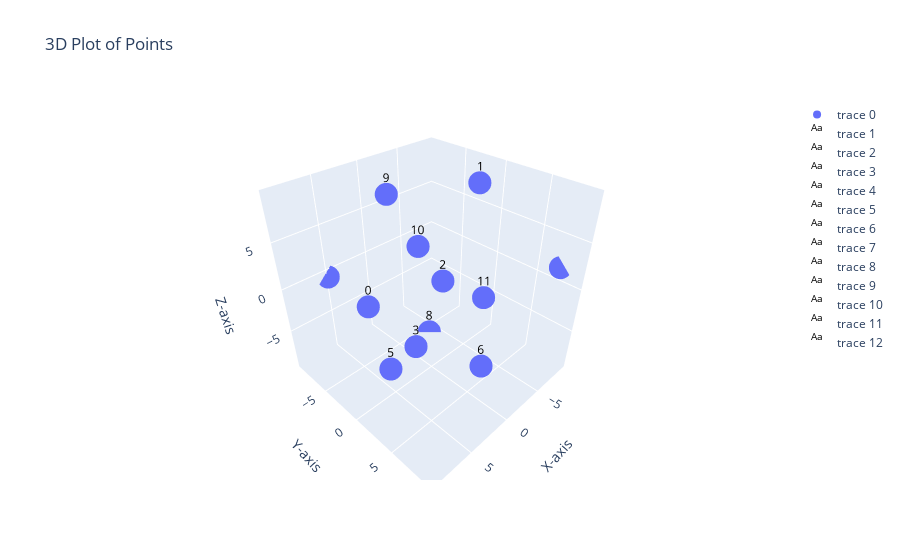

Write notebook code for a chart like this one.
### Code cell
file_name="couplings_12_0"
dab=load_d(file_name)
mapData(dab)

### Figure 1 — Plotly figure (JSON) as saved in the notebook; plotly's stock layout.template omitted (floating-point values rounded to 4 significant figures)
{"data": [{"mode": "markers", "type": "scatter3d", "x": [6.929, -4.292, 3.942, 6.218, 5.012, 4.173, 1.137, -9.567, -3.767, 1.612, -4.62, -6.778], "y": [-0.5516, 1.438, 5.108, 4.423, -9.616, -1.651, 7.217, 7.478, -4.186, -3.859, -6.721, 0.919], "z": [1.497, 9.69, 5.372, -0.1942, -0.6923, -8.439, -3.952, 1.547, -9.86, 8.832, 0.08212, -3.881]}, {"hoverinfo": "none", "mode": "text", "text": "0", "textfont": {"color": "black", "size": 12}, "type": "scatter3d", "x": [6.929], "y": [-0.5516], "z": [1.497]}, {"hoverinfo": "none", "mode": "text", "text": "1", "textfont": {"color": "black", "size": 12}, "type": "scatter3d", "x": [-4.292], "y": [1.438], "z": [9.69]}, {"hoverinfo": "none", "mode": "text", "text": "2", "textfont": {"color": "black", "size": 12}, "type": "scatter3d", "x": [3.942], "y": [5.108], "z": [5.372]}, {"hoverinfo": "none", "mode": "text", "text": "3", "textfont": {"color": "black", "size": 12}, "type": "scatter3d", "x": [6.218], "y": [4.423], "z": [-0.1942]}, {"hoverinfo": "none", "mode": "text", "text": "4", "textfont": {"color": "black", "size": 12}, "type": "scatter3d", "x": [5.012], "y": [-9.616], "z": [-0.6923]}, {"hoverinfo": "none", "mode": "text", "text": "5", "textfont": {"color": "black", "size": 12}, "type": "scatter3d", "x": [4.173], "y": [-1.651], "z": [-8.439]}, {"hoverinfo": "none", "mode": "text", "text": "6", "textfont": {"color": "black", "size": 12}, "type": "scatter3d", "x": [1.137], "y": [7.217], "z": [-3.952]}, {"hoverinfo": "none", "mode": "text", "text": "7", "textfont": {"color": "black", "size": 12}, "type": "scatter3d", "x": [-9.567], "y": [7.478], "z": [1.547]}, {"hoverinfo": "none", "mode": "text", "text": "8", "textfont": {"color": "black", "size": 12}, "type": "scatter3d", "x": [-3.767], "y": [-4.186], "z": [-9.86]}, {"hoverinfo": "none", "mode": "text", "text": "9", "textfont": {"color": "black", "size": 12}, "type": "scatter3d", "x": [1.612], "y": [-3.859], "z": [8.832]}, {"hoverinfo": "none", "mode": "text", "text": "10", "textfont": {"color": "black", "size": 12}, "type": "scatter3d", "x": [-4.62], "y": [-6.721], "z": [0.08212]}, {"hoverinfo": "none", "mode": "text", "text": "11", "textfont": {"color": "black", "size": 12}, "type": "scatter3d", "x": [-6.778], "y": [0.919], "z": [-3.881]}], "layout": {"scene": {"aspectmode": "cube", "xaxis": {"range": [-9.86, 9.86], "title": {"text": "X-axis"}}, "yaxis": {"range": [-9.86, 9.86], "title": {"text": "Y-axis"}}, "zaxis": {"range": [-9.86, 9.86], "title": {"text": "Z-axis"}}}, "title": {"text": "3D Plot of Points"}}}
